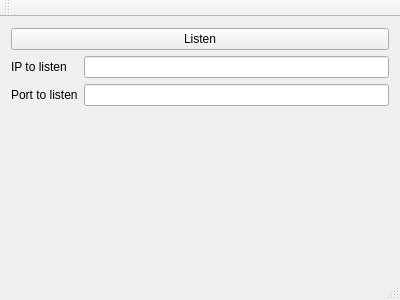
<?xml version="1.0" encoding="UTF-8"?>
<ui version="4.0">
 <class>MainWindow</class>
 <widget class="QMainWindow" name="MainWindow">
  <property name="geometry">
   <rect>
    <x>0</x>
    <y>0</y>
    <width>400</width>
    <height>300</height>
   </rect>
  </property>
  <property name="windowTitle">
   <string>MainWindow</string>
  </property>
  <widget class="QWidget" name="centralWidget">
   <layout class="QVBoxLayout" name="verticalLayout">
    <item>
     <widget class="QPushButton" name="pushButtonListen">
      <property name="text">
       <string>Listen</string>
      </property>
     </widget>
    </item>
    <item>
     <layout class="QGridLayout" name="gridLayout">
      <item row="1" column="0">
       <widget class="QLabel" name="label_2">
        <property name="text">
         <string>Port to listen</string>
        </property>
       </widget>
      </item>
      <item row="1" column="1">
       <widget class="QLineEdit" name="lineEditPort"/>
      </item>
      <item row="0" column="0">
       <widget class="QLabel" name="label">
        <property name="text">
         <string>IP to listen</string>
        </property>
       </widget>
      </item>
      <item row="0" column="1">
       <widget class="QLineEdit" name="lineEditIp"/>
      </item>
     </layout>
    </item>
    <item>
     <widget class="QWidget" name="widgetLed" native="true"/>
    </item>
   </layout>
  </widget>
  <widget class="QMenuBar" name="menuBar">
   <property name="geometry">
    <rect>
     <x>0</x>
     <y>0</y>
     <width>400</width>
     <height>22</height>
    </rect>
   </property>
  </widget>
  <widget class="QToolBar" name="mainToolBar">
   <attribute name="toolBarArea">
    <enum>TopToolBarArea</enum>
   </attribute>
   <attribute name="toolBarBreak">
    <bool>false</bool>
   </attribute>
  </widget>
  <widget class="QStatusBar" name="statusBar"/>
 </widget>
 <layoutdefault spacing="6" margin="11"/>
 <resources/>
 <connections/>
</ui>
